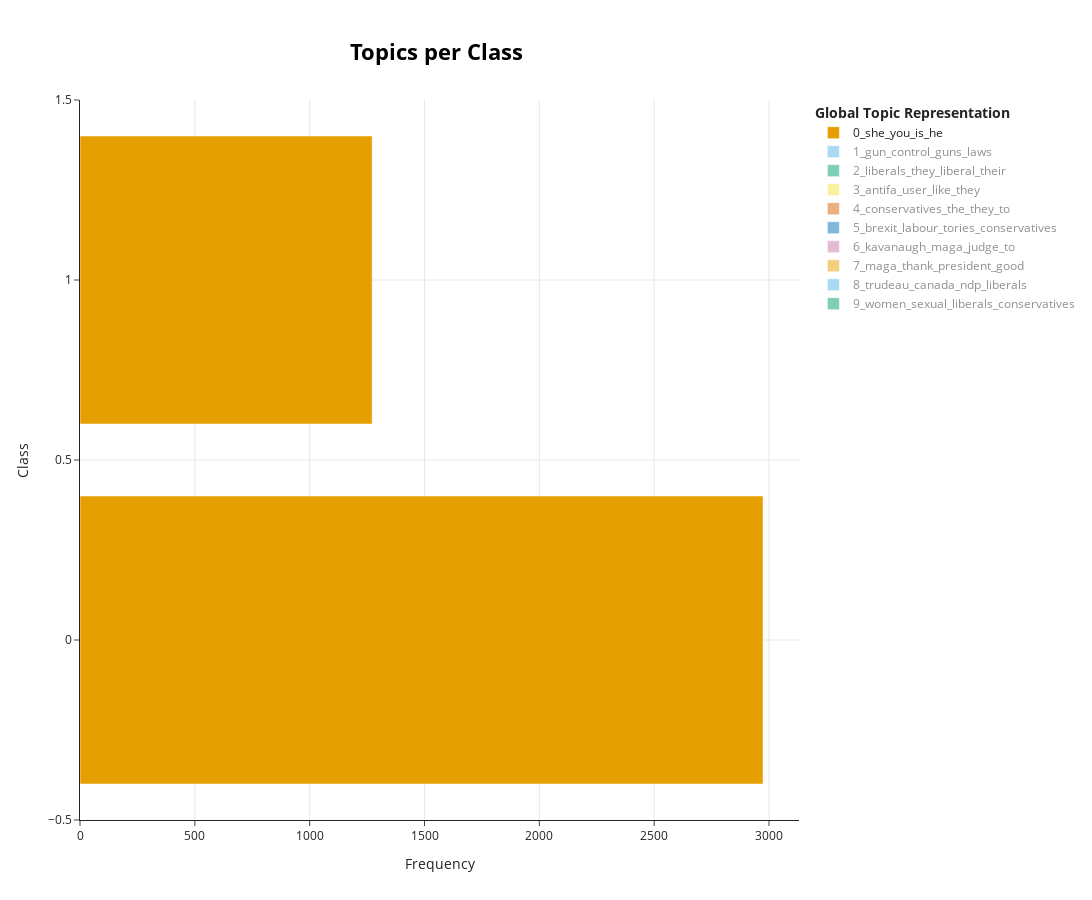

Source (notebook cell):
### Code cell
topics_per_class = topic_model.topics_per_class(dataset["train"]["text"] + dataset["validation"]["text"], dataset["train"]["label"] + dataset["validation"]["label"])
topic_model.visualize_topics_per_class(topics_per_class)

### Figure 1 — Plotly figure (JSON) as saved in the notebook; plotly's stock layout.template omitted (floating-point values rounded to 4 significant figures)
{"data": [{"hoverinfo": "text", "hovertext": ["<b>Topic 0</b><br>Words: she, you, is, he, are", "<b>Topic 0</b><br>Words: shit, she, you, is, he"], "marker": {"color": "#E69F00"}, "name": "0_she_you_is_he", "orientation": "h", "type": "bar", "visible": true, "x": [2974, 1272], "y": [0, 1]}, {"hoverinfo": "text", "hovertext": ["<b>Topic 1</b><br>Words: gun, control, guns, laws, the", "<b>Topic 1</b><br>Words: gun, control, guns, laws, the"], "marker": {"color": "#56B4E9"}, "name": "1_gun_control_guns_laws", "orientation": "h", "type": "bar", "visible": "legendonly", "x": [677, 384], "y": [0, 1]}, {"hoverinfo": "text", "hovertext": ["<b>Topic 2</b><br>Words: liberals, they, user, liberal, their", "<b>Topic 2</b><br>Words: liberals, they, are, all, their"], "marker": {"color": "#009E73"}, "name": "2_liberals_they_liberal_their", "orientation": "h", "type": "bar", "visible": "legendonly", "x": [258, 171], "y": [0, 1]}, {"hoverinfo": "text", "hovertext": ["<b>Topic 3</b><br>Words: antifa, user, like, they, your", "<b>Topic 3</b><br>Words: antifa, user, your, they, like"], "marker": {"color": "#F0E442"}, "name": "3_antifa_user_like_they", "orientation": "h", "type": "bar", "visible": "legendonly", "x": [280, 61], "y": [0, 1]}, {"hoverinfo": "text", "hovertext": ["<b>Topic 4</b><br>Words: conservatives, the, and, conservative, they", "<b>Topic 4</b><br>Words: conservatives, the, they, to, it"], "marker": {"color": "#D55E00"}, "name": "4_conservatives_the_they_to", "orientation": "h", "type": "bar", "visible": "legendonly", "x": [259, 70], "y": [0, 1]}, {"hoverinfo": "text", "hovertext": ["<b>Topic 5</b><br>Words: brexit, labour, conservatives, tories, housing", "<b>Topic 5</b><br>Words: tories, tory, labour, brexit, eu"], "marker": {"color": "#0072B2"}, "name": "5_brexit_labour_tories_conservatives", "orientation": "h", "type": "bar", "visible": "legendonly", "x": [223, 55], "y": [0, 1]}, {"hoverinfo": "text", "hovertext": ["<b>Topic 6</b><br>Words: kavanaugh, maga, judge, to, accuser", "<b>Topic 6</b><br>Words: kavanaugh, judge, maga, to, this"], "marker": {"color": "#CC79A7"}, "name": "6_kavanaugh_maga_judge_to", "orientation": "h", "type": "bar", "visible": "legendonly", "x": [171, 92], "y": [0, 1]}, {"hoverinfo": "text", "hovertext": ["<b>Topic 7</b><br>Words: maga, thank, president, good, you", "<b>Topic 7</b><br>Words: maga, walkaway, whine, wwg1wga, you"], "marker": {"color": "#E69F00"}, "name": "7_maga_thank_president_good", "orientation": "h", "type": "bar", "visible": "legendonly", "x": [128, 53], "y": [0, 1]}, {"hoverinfo": "text", "hovertext": ["<b>Topic 8</b><br>Words: trudeau, canada, ndp, liberals, conservatives", "<b>Topic 8</b><br>Words: trudeau, canada, liberals, canadians, ndp"], "marker": {"color": "#56B4E9"}, "name": "8_trudeau_canada_ndp_liberals", "orientation": "h", "type": "bar", "visible": "legendonly", "x": [108, 35], "y": [0, 1]}, {"hoverinfo": "text", "hovertext": ["<b>Topic 9</b><br>Words: women, sexual, conservatives, liberals, accusations", "<b>Topic 9</b><br>Words: women, sexual, men, liberals, assault"], "marker": {"color": "#009E73"}, "name": "9_women_sexual_liberals_conservatives", "orientation": "h", "type": "bar", "visible": "legendonly", "x": [50, 72], "y": [0, 1]}], "layout": {"height": 900, "hoverlabel": {"bgcolor": "white", "font": {"family": "Rockwell", "size": 16}}, "legend": {"title": {"text": "<b>Global Topic Representation"}}, "title": {"font": {"color": "Black", "size": 22}, "text": "<b>Topics per Class</b>", "x": 0.4, "xanchor": "center", "y": 0.95, "yanchor": "top"}, "width": 1250, "xaxis": {"showgrid": true, "title": {"text": "Frequency"}}, "yaxis": {"showgrid": true, "title": {"text": "Class"}}}}
